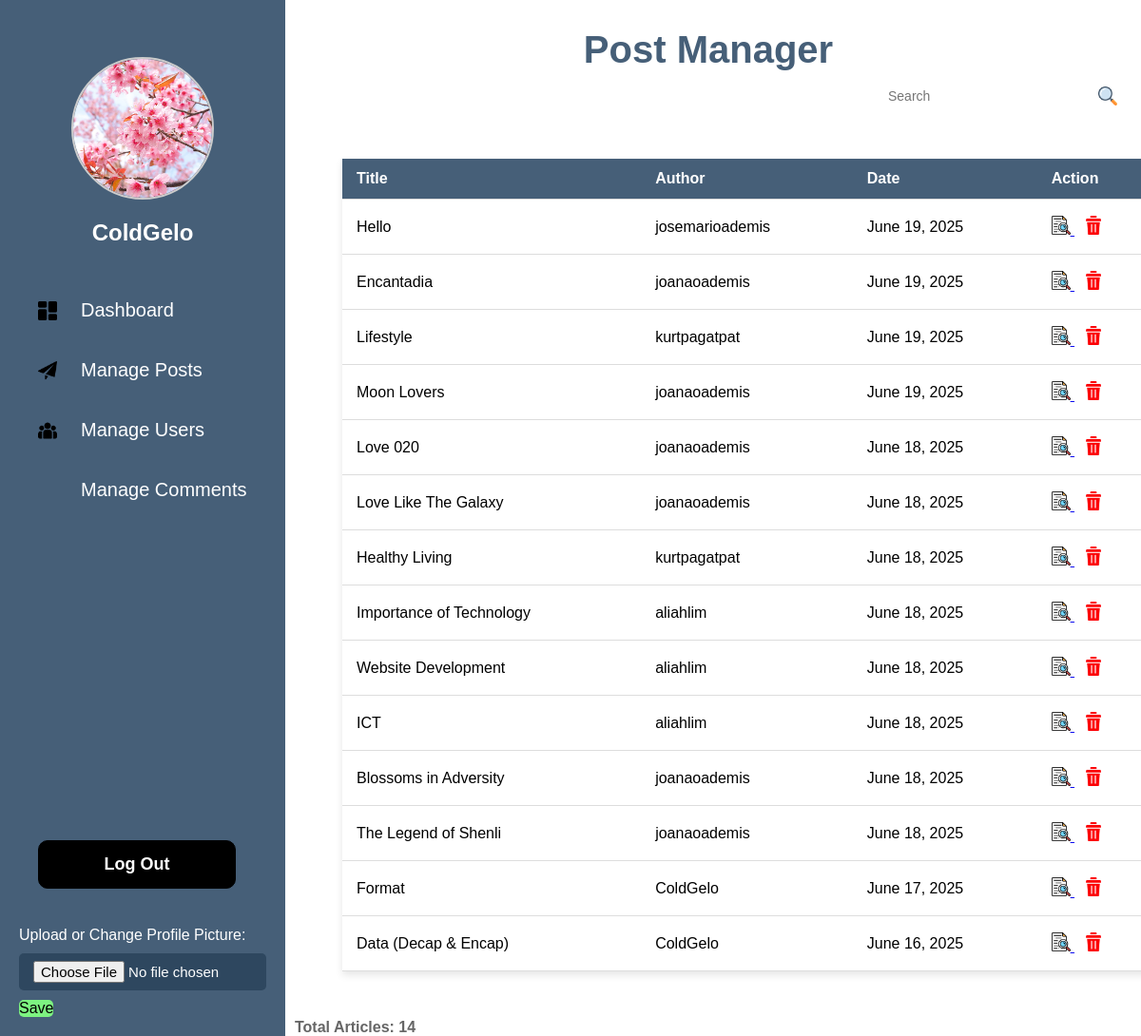
The app's page /Admin/posts.php (signed in) with its own data.
### tables this page shows
CREATE TABLE `users` (
  `id` int(11) NOT NULL,
  `username` varchar(30) NOT NULL,
  `pass` varchar(255) NOT NULL,
  `email` varchar(100) NOT NULL,
  `created_at` datetime NOT NULL DEFAULT curtime(),
  `role` varchar(50) DEFAULT NULL,
  `display_name` varchar(100) DEFAULT NULL,
  `gender` enum('male','female','not-specified') DEFAULT NULL,
  `bio` text DEFAULT NULL,
  `profile_picture` varchar(255) DEFAULT NULL
);

CREATE TABLE `post` (
  `id` int(11) NOT NULL,
  `username` varchar(30) NOT NULL,
  `title` varchar(100) NOT NULL,
  `content` text NOT NULL,
  `image` varchar(255) DEFAULT NULL,
  `created_at` datetime NOT NULL DEFAULT curtime(),
  `users_id` int(11) DEFAULT NULL,
  `updated_at` datetime DEFAULT current_timestamp() ON UPDATE current_timestamp()
);

### db.php (called while the page is built, shortened)
<?php
require('db.connect.php');
function executeQuery($sql, $data){
    global $conn;
    $stmt = $conn->prepare($sql);
    if (count($data) > 0) {
        $values = array_values($data);
        $types = str_repeat('s', count($values));
        $stmt->bind_param($types, ...$values);
    }
    $stmt->execute();
    return $stmt;
}
function selectOne($table, $conditions = []){
    $sql = "SELECT * FROM $table";
    $i = 0;
    foreach ($conditions as $key => $value){
        if ($i === 0){
            $sql = $sql . " WHERE $key = ?";
        } else {
            $sql = $sql . " AND $key = ?";
        }
        $i++;
    }
    $sql = $sql . " LIMIT 1";
    $stmt = executeQuery($sql, $conditions);
    $records = $stmt->get_result()->fetch_all(MYSQLI_ASSOC);
    return !empty($records) ? $records[0] : [];
}
function posts() {
    global $conn;
    $sql = "SELECT p.id AS post_id, p.title, p.created_at, u.username
            FROM post p
            LEFT JOIN users u ON p.users_id = u.id
            ORDER BY p.created_at DESC";
    $stmt = $conn->prepare($sql);
    $stmt->execute();
    $result = $stmt->get_result();
    return $result->fetch_all(MYSQLI_ASSOC);
}
?>

### Admin/posts.php (the view, shortened to what this page needs)
<?php
include ('../db.connect.php');
include ('../db.php');
$posts = posts();
?>
<!DOCTYPE html>
<html lang="en">
<head>
    <link rel="stylesheet" href="posts.css">
</head>
<body>
    <?php include("header.php") ?>
    <div class="container">
        <h1>Post Manager</h1>
        <div class="s-main">
            <img class="s-image" src="image/search.png" alt="">
            <input class="s-box" type="text" placeholder="Search">
        </div>
        <div class="table">
            <table class="post-mgt">
                <tr>
                    <th>Title</th>
                    <th>Author</th>
                    <th>Date</th>
                    <th>Action</th>
                </tr>
                <?php if (empty($posts)): ?>
                    <tr>
                        <td colspan="5" class="no-post">
                            No Articles found in the database.
                        </td>
                    </tr>
                <?php else: ?>
                    <?php foreach ($posts as $post): ?>
                        <tr>
                            <td class="post-title">
                                <?= htmlspecialchars($post['title']) ?></td>
                                <td><?= htmlspecialchars($post['username'] ?? 'Unknown') ?></td>
                                <td><?= date('F j, Y', strtotime($post['created_at'])) ?></td>
                            <td>
                                <div class="action-buttons">
                                    <a href="view.php?id=<?php echo $post['post_id']; ?>" class="edit">
                                        <img src="image/file.png" alt="Edit">
                                    </a>
                                    <form method="POST" class="delete-form" onsubmit="return confirm('Are you sure you want to delete this post?');">
                                        <button type="submit" name="delete" class="delete">
                                            <img src="image/delete.png" alt="Delete">
                                        </button>
                                    </form>
                                </div>
                            </td>
                        </tr>
                    <?php endforeach; ?>
                    <?php endif;?>
            </table>
        </div>
        <?php if (!empty($post)): ?>
            <p class="total-users">
                Total Articles: <?php echo count($posts); ?>
            </p>
        <?php endif; ?>
    </div>
</body>
</html>

### Admin/header.php (shortened to what this page needs)
<?php
require_once ('../db.connect.php');
require_once ('../db.php');
$profile_pic_path = 'image/profile.png';
$display_name = '';
if (isset($_SESSION['user_id'])) {
        $user = selectOne('users', ['id' => $_SESSION['user_id']]);
        if ($user && !empty($user['profile_picture'])) {
            $profile_pic_path = '../profiles/' . $user['profile_picture'];
        }
        $display_name = $user['display_name'] ?? $user['username'] ?? '';
}
?>
<!DOCTYPE html>
<html lang="en">
<head>
    <link rel="stylesheet" href="header.css">
</head>
<body>
    <nav>
        <img class="image-display"
             src="<?= htmlspecialchars($profile_pic_path) ?>?v=<?= time() ?>"
             alt="Profile Picture"
             title="<?= htmlspecialchars($display_name) ?>"
             onerror="this.src='image/profile.png'">
        <h2 class="name"><?= htmlspecialchars($display_name ?: 'Guest') ?></h2>
        <ul class="links">
            <li><img src="image/dashboard.png" alt=""><a href="dashboard.php">Dashboard</a></li>
            <li><img src="image/paper-plane.png" alt=""><a href="posts.php">Manage Posts</a></li>
            <li><img src="image/group.png" alt=""><a href="users.php">Manage Users</a></li>
            <li><img src="image/chat.png" alt=""><a href="comments.php">Manage Comments</a></li>
        </ul>
        <button class="btn" onclick="window.location.href='logout.php'">
            <b>Log Out</b>
        </button>
        <form method="POST" enctype="multipart/form-data">
            <div class="profile">
                <label class="up">Upload or Change Profile Picture:</label>
                <input type="file" class="upload" name="profile-picture" accept="image/*" >
            </div>
            <div class="dub">
                <button type="submit" class="save">Save</button>
            </div>
        </form>
    </nav>
</body>
</html>

### Admin/posts.css (style rules this page uses)
.container { margin-left: 290px; width: auto; background-color: white; padding: 0 20px; }
h1 { font-size: 40px; text-align: center; color: #465F78; padding-top: 30px; margin-bottom: 10px; }
.s-main { position: relative; align-items: center; display: flex; justify-content: flex-end; }
.s-image { position: absolute; width: 25px; padding-right: 5px; color: #666; }
.s-box { width: 30%; padding: 8px 15px 8px 15px; border-radius: 10px; border: none; font-size: 14px; }
.post-mgt { background-color: white; margin: 50px; width: 100%; min-width: 400px; box-shadow: 0 4px 8px rgba(0, 0, 0, 0.1); text-align: left; border-collapse: collapse; border: 1px solid #ddd; cursor: pointer; }
.post-mgt, th, td { padding: 12px 15px; border: none; border-bottom: 1px solid #ddd; transition: 0.3s ease-in-out; }
.post-mgt th { background-color: #465F78; color: white; }
.post-mgt button { padding: 5px 10px; border: none; cursor: pointer; }
.post-mgt .edit, .delete { background-color: #fff; }
.post-mgt img { width: 20px; }
.total-users { margin-top: 50px; color: #666; font-weight: bold; }
.table tr th { position: sticky; top: 0; }
form { display:inline; }

### Admin/header.css (style rules this page uses)
* { margin: 0; padding: 0; box-sizing: border-box; font-family: 'Poppins', sans-serif; }
body { position: relative; overflow-x: hidden; }
nav { position: fixed; background: #465F78; width: 300px; height: 100%; display: flex; padding: 20px; flex-direction: column; transition: transform 0.3s ease; z-index: 100; }
h2 { color: #ffffff; margin-bottom: -30px; margin-top: 5px; }
.image-display { align-items: center; margin: 40px auto 0; width: 150px; height: 150px; border-radius: 50%; object-fit: cover; border: 2px solid #ccc; display: block; }
nav .name { height: 60px; margin-bottom: 10px; display: flex; align-items: center; justify-content: center; }
nav li { margin-top: 30px; display: flex; align-items: center; margin-bottom: 40px; padding-left: 20px; text-decoration: none; color: #fff; font-size: 24px; }
nav li a { text-decoration: none; display: block; color: #fff; font-size: 20px; }
nav li img { margin-right: 25px; vertical-align: middle; width: 20px; }
nav .btn { background-color: black; color: white; font-weight: bolder; border: 1px solid black; padding: 14px 16px; width: 80%; border-radius: 10px; font-size: 18px; cursor: pointer; margin-top: auto; margin-left: 20px; margin-bottom: 40px; }
.upload { color: white; }
.profile input { margin-top: 10px; margin-bottom: 10px; }
.dub button { background-color: none; margin: 0; padding: 0; font-size: 16px; }
.save { background-color: #7df381; color: black; border: none; border-radius: 5px; cursor: pointer; transition: background-color 0.3s ease; }
.up { color: white; }
.upload { display: inline-block; background-color: #233e54b0; color: white; padding: 8px 15px; border-radius: 5px; cursor: pointer; font-size: 15px; margin-bottom: 10px; width: 100%; }

### records on screen
users: profile_picture (picture), username "ColdGelo"
post: title "Hello", users.username "josemarioademis", created_at "June 19, 2025"
post: title "Encantadia", users.username "joanaoademis", created_at "June 19, 2025"
post: title "Lifestyle", users.username "kurtpagatpat", created_at "June 19, 2025"
post: title "Moon Lovers", users.username "joanaoademis", created_at "June 19, 2025"
post: title "Love 020", users.username "joanaoademis", created_at "June 18, 2025"
post: title "Love Like The Galaxy", users.username "joanaoademis", created_at "June 18, 2025"
post: title "Healthy Living", users.username "kurtpagatpat", created_at "June 18, 2025"
post: title "Importance of Technology", users.username "aliahlim", created_at "June 18, 2025"
post: title "Website Development", users.username "aliahlim", created_at "June 18, 2025"
post: title "ICT", users.username "aliahlim", created_at "June 18, 2025"
post: title "Blossoms in Adversity", users.username "joanaoademis", created_at "June 18, 2025"
post: title "The Legend of Shenli", users.username "joanaoademis", created_at "June 18, 2025"
post: title "Format", users.username "ColdGelo", created_at "June 17, 2025"
post: title "Data (Decap & Encap)", users.username "ColdGelo", created_at "June 16, 2025"

### other values on screen
count($posts) "14"
